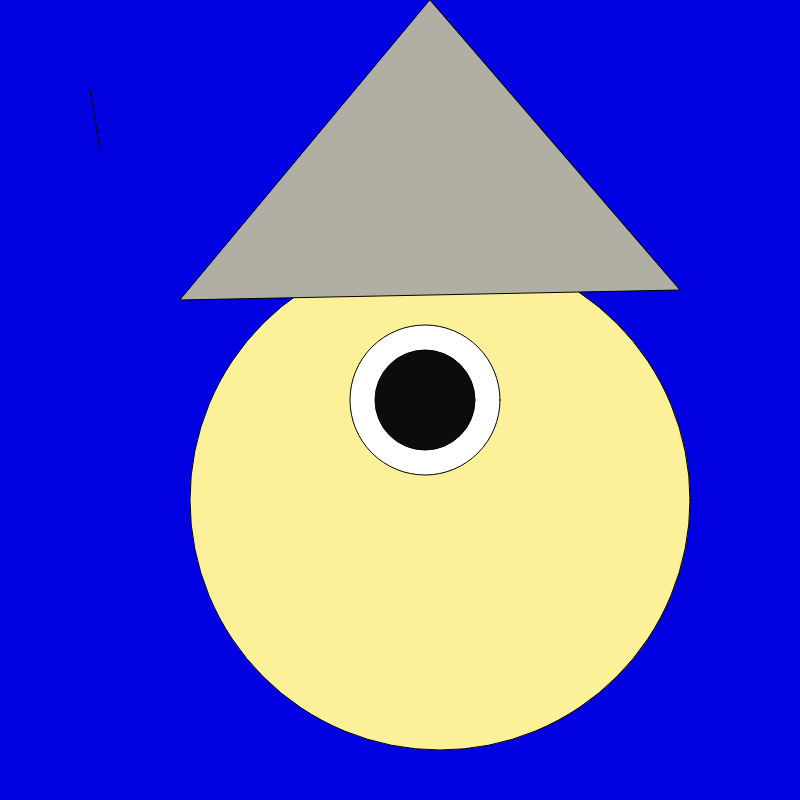
Frame 1 (no input)
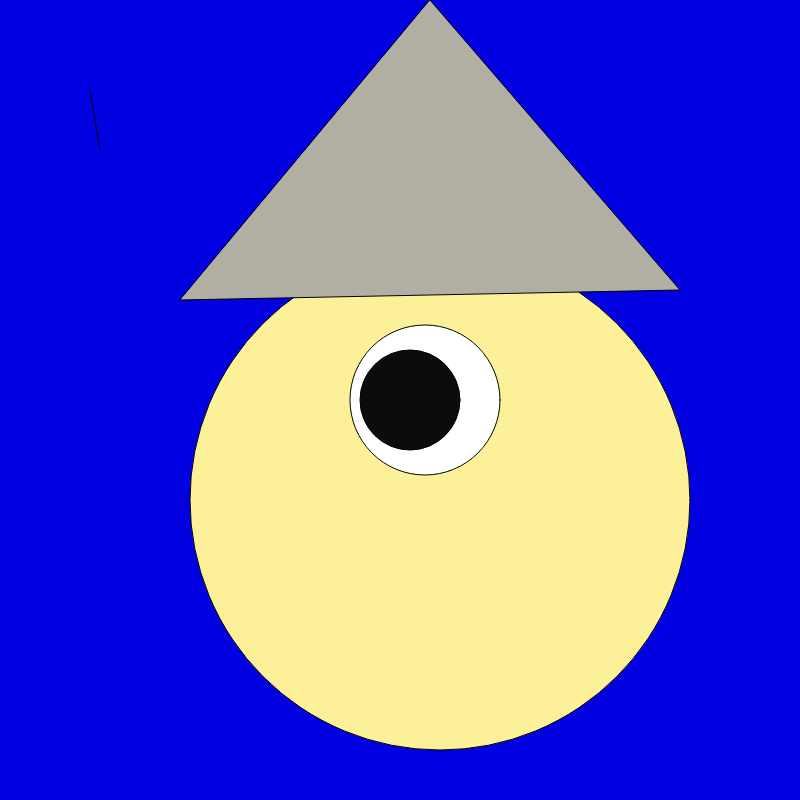
Frame 60 (no input)
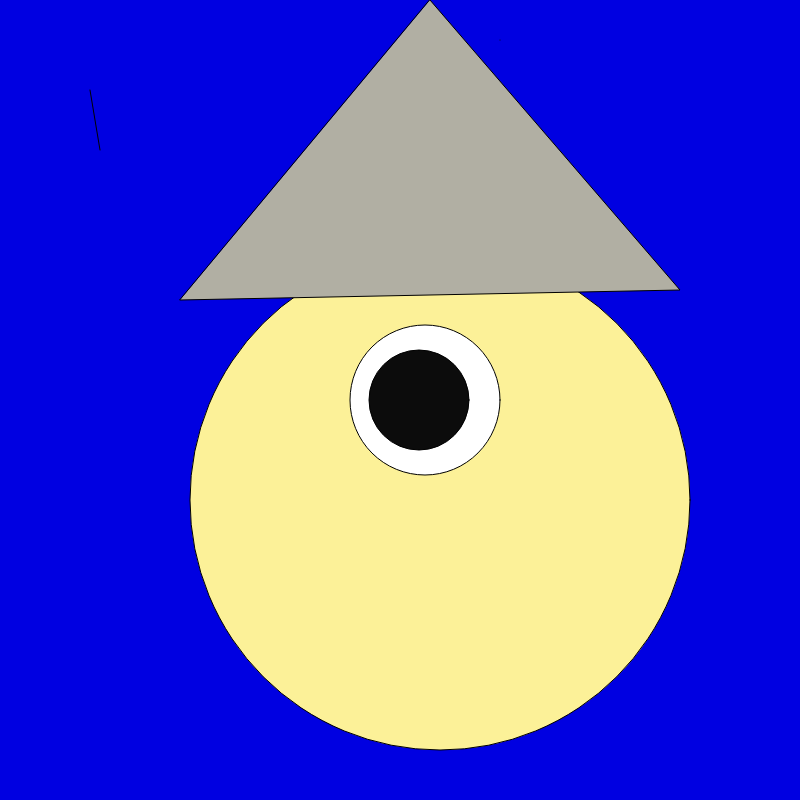
Frame 120 (the mouse pressed at the canvas centre since frame 60)

The p5.js sketch that drew these frames (run headless with seeded random() and noise() and a simulated clock; from frame 60 on, the mouse is pressed at the canvas centre):

// p5.js sketch
// ── sketch.js
var offset = 0;
function setup() {
  createCanvas(800, 800);
}



function draw() {
  background(0, 0, 225);
  fill("#FCF198");
  ellipse(440, 500, 500, 500);
  line(100, 150, 90, 90);
  fill("#B1AFA3");
  triangle(430, 0, 680, 290, 180, 300);
  point(500, 40);
  fill("");
  ellipse(425, 400, 150, 150);
  fill("#0C0C0C");
  ellipse(425 -offset, 400, 100, 100);
  offset=offset+3
  if(offset >25){
 offset=0 }



}
